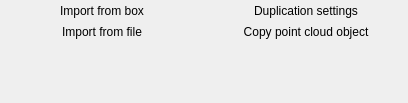
<?xml version="1.0" encoding="UTF-8"?>
<ui version="4.0">
 <class>toolbar_pcObjectGroup</class>
 <widget class="QWidget" name="toolbar_pcObjectGroup">
  <property name="geometry">
   <rect>
    <x>0</x>
    <y>0</y>
    <width>408</width>
    <height>103</height>
   </rect>
  </property>
  <property name="windowTitle">
   <string>Form</string>
  </property>
  <layout class="QGridLayout" name="gridLayout">
   <property name="leftMargin">
    <number>3</number>
   </property>
   <property name="topMargin">
    <number>0</number>
   </property>
   <property name="rightMargin">
    <number>3</number>
   </property>
   <property name="bottomMargin">
    <number>0</number>
   </property>
   <property name="verticalSpacing">
    <number>0</number>
   </property>
   <item row="3" column="0">
    <spacer name="verticalSpacer">
     <property name="orientation">
      <enum>Qt::Vertical</enum>
     </property>
     <property name="sizeHint" stdset="0">
      <size>
       <width>0</width>
       <height>0</height>
      </size>
     </property>
    </spacer>
   </item>
   <item row="2" column="0">
    <widget class="QToolButton" name="importFromFileBtn">
     <property name="sizePolicy">
      <sizepolicy hsizetype="Minimum" vsizetype="Fixed">
       <horstretch>0</horstretch>
       <verstretch>0</verstretch>
      </sizepolicy>
     </property>
     <property name="toolTip">
      <string>Import a point cloud object from a file.</string>
     </property>
     <property name="text">
      <string>Import from file</string>
     </property>
     <property name="icon">
      <iconset resource="../../../openscantools.qrc">
       <normaloff>:/icons/100x100/local_box.png</normaloff>:/icons/100x100/local_box.png</iconset>
     </property>
     <property name="iconSize">
      <size>
       <width>20</width>
       <height>20</height>
      </size>
     </property>
     <property name="checkable">
      <bool>true</bool>
     </property>
     <property name="toolButtonStyle">
      <enum>Qt::ToolButtonTextBesideIcon</enum>
     </property>
     <property name="autoRaise">
      <bool>true</bool>
     </property>
    </widget>
   </item>
   <item row="0" column="0">
    <widget class="QToolButton" name="importFromBoxBtn">
     <property name="sizePolicy">
      <sizepolicy hsizetype="Minimum" vsizetype="Fixed">
       <horstretch>0</horstretch>
       <verstretch>0</verstretch>
      </sizepolicy>
     </property>
     <property name="toolTip">
      <string>Use an active box to extract a portion of the point cloud and use it as an object..</string>
     </property>
     <property name="text">
      <string>Import from box</string>
     </property>
     <property name="icon">
      <iconset resource="../../../openscantools.qrc">
       <normaloff>:/icons/100x100/global_box.png</normaloff>:/icons/100x100/global_box.png</iconset>
     </property>
     <property name="iconSize">
      <size>
       <width>20</width>
       <height>20</height>
      </size>
     </property>
     <property name="checkable">
      <bool>true</bool>
     </property>
     <property name="autoRepeat">
      <bool>false</bool>
     </property>
     <property name="toolButtonStyle">
      <enum>Qt::ToolButtonTextBesideIcon</enum>
     </property>
     <property name="autoRaise">
      <bool>true</bool>
     </property>
    </widget>
   </item>
   <item row="0" column="1">
    <widget class="QToolButton" name="creationSettingsBtn">
     <property name="sizePolicy">
      <sizepolicy hsizetype="Minimum" vsizetype="Fixed">
       <horstretch>0</horstretch>
       <verstretch>0</verstretch>
      </sizepolicy>
     </property>
     <property name="toolTip">
      <string>Show duplication settings</string>
     </property>
     <property name="text">
      <string>Duplication settings</string>
     </property>
     <property name="icon">
      <iconset resource="../../../openscantools.qrc">
       <normaloff>:/icons/100x100/box_settings.png</normaloff>:/icons/100x100/box_settings.png</iconset>
     </property>
     <property name="iconSize">
      <size>
       <width>20</width>
       <height>20</height>
      </size>
     </property>
     <property name="toolButtonStyle">
      <enum>Qt::ToolButtonTextBesideIcon</enum>
     </property>
     <property name="autoRaise">
      <bool>true</bool>
     </property>
    </widget>
   </item>
   <item row="2" column="1">
    <widget class="QToolButton" name="copyPCOBtn">
     <property name="sizePolicy">
      <sizepolicy hsizetype="Minimum" vsizetype="Fixed">
       <horstretch>0</horstretch>
       <verstretch>0</verstretch>
      </sizepolicy>
     </property>
     <property name="toolTip">
      <string>Select a point cloud object, then use this feature to create a copy. Please check the duplication settings first.</string>
     </property>
     <property name="text">
      <string>Copy point cloud object</string>
     </property>
     <property name="icon">
      <iconset resource="../../../openscantools.qrc">
       <normaloff>:/icons/100x100/duplicate_box.png</normaloff>:/icons/100x100/duplicate_box.png</iconset>
     </property>
     <property name="iconSize">
      <size>
       <width>20</width>
       <height>20</height>
      </size>
     </property>
     <property name="checkable">
      <bool>true</bool>
     </property>
     <property name="autoRepeat">
      <bool>false</bool>
     </property>
     <property name="toolButtonStyle">
      <enum>Qt::ToolButtonTextBesideIcon</enum>
     </property>
     <property name="autoRaise">
      <bool>true</bool>
     </property>
    </widget>
   </item>
  </layout>
 </widget>
 <tabstops>
  <tabstop>importFromBoxBtn</tabstop>
  <tabstop>importFromFileBtn</tabstop>
  <tabstop>creationSettingsBtn</tabstop>
  <tabstop>copyPCOBtn</tabstop>
 </tabstops>
 <resources>
  <include location="../../../openscantools.qrc"/>
 </resources>
 <connections/>
</ui>
